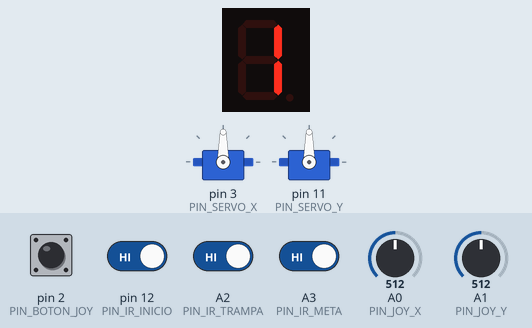
Simulated run of this sketch. Board: Arduino Uno, built with avr-gcc and run on an emulated ATmega328P. On the bench: 1-digit seven-segment display, 2 × servo. Wiring (inferred from the names in the program): 1-digit 7-segment display, segments lit when HIGH: segments pin 4, pin 5, pin 6, pin 7, pin 8, pin 9, pin 10. Inputs (shaded band) come from the test bench; at power-on: A2 (PIN_IR_TRAMPA), A3 (PIN_IR_META), pin 2 (PIN_BOTON_JOY), pin 12 (PIN_IR_INICIO) HIGH, A0 (PIN_JOY_X) = 512, A1 (PIN_JOY_Y) = 512. The segment pins are drawn as the display they are named for.

Above: at 1.2 s.
1.3 s: A0 (PIN_JOY_X) set to 12
At 2.7 s:
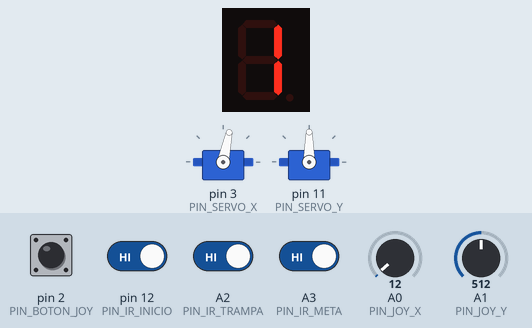
3.0 s: A1 (PIN_JOY_Y) set to 1023
At 4.5 s:
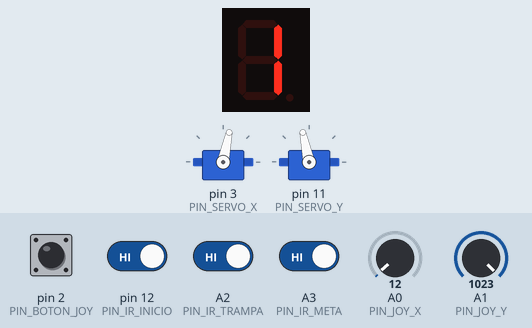
5.6 s: A0 (PIN_JOY_X) set to 900
At 8.0 s:
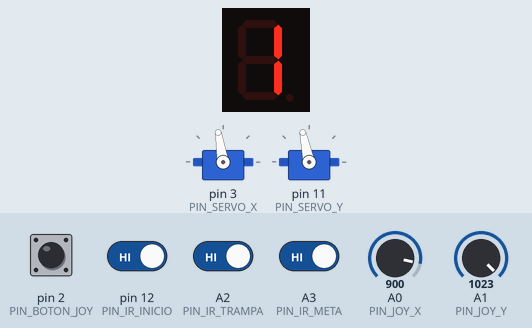
8.3 s: pin 2 (PIN_BOTON_JOY) pulled LOW for 0.15 s
At 10.2 s:
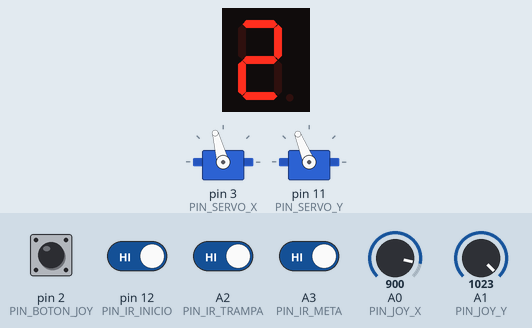
10.9 s: A1 (PIN_JOY_Y) set to 716
At 12.3 s:
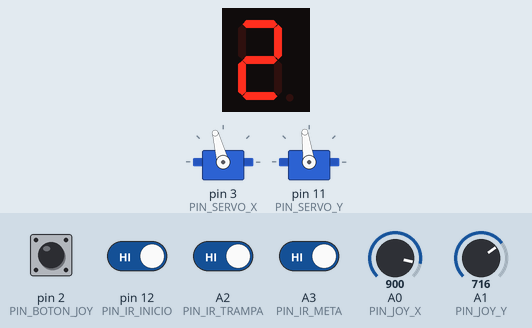
12.6 s: A1 (PIN_JOY_Y) set to 240
At 14.0 s:
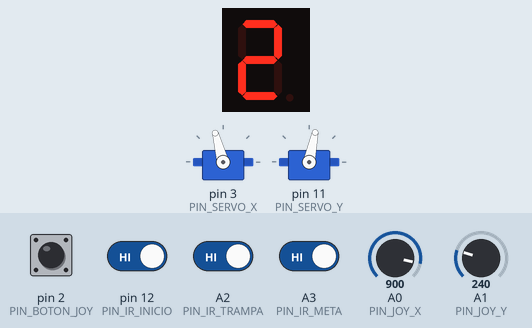
Timing chart, 0 to 15.3 s (numbered marks = the images above; inputs shaded):
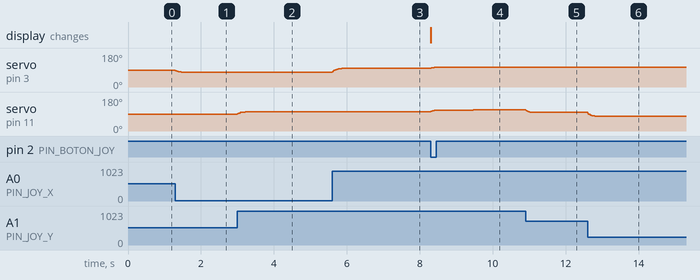

Measured:
- after the input at 1.3 s, servo on pin 3 (PIN_SERVO_X): 90° → 79° at once, → 78° 0.22 s later
- after the input at 3.0 s, servo on pin 11 (PIN_SERVO_Y): 90° → 100° at once, → 101° 0.22 s later, → 102° 0.96 s later
- after the input at 5.6 s, servo on pin 3 (PIN_SERVO_X): moves from 78° to 99° over 1.2 s, starting at once
- after the input at 8.3 s, servo on pin 3 (PIN_SERVO_X): 99° → 105° at once; servo on pin 11 (PIN_SERVO_Y): 102° → 111° at once, → 112° 1.2 s later; the display: changes at once (image 4)
- after the input at 10.9 s, servo on pin 11 (PIN_SERVO_Y): 112° → 99° at once, → 98° 0.22 s later
- after the input at 12.6 s, servo on pin 11 (PIN_SERVO_Y): 98° → 79° at once, → 78° 0.26 s later

The sketch:

ARDUINO2_SERVOS_JOYSTICK_INFRA.ino
```cpp
// LIBRERIAS PARA I2C Y SERVOMOTORES
#include <Wire.h>
#include <Servo.h>

// DIRECCIONES DEL BUS I2C
const byte MI_DIR = 2;
const byte DIR_MAESTRO = 1;

// PINES DE LOS SERVOMOTORES
const byte PIN_SERVO_X = 3;
const byte PIN_SERVO_Y = 11;

// PINES DEL JOYSTICK ANALOGICO
const byte PIN_JOY_X = A0;
const byte PIN_JOY_Y = A1;
const byte PIN_BOTON_JOY = 2;

// PINES DE LOS 3 SENSORES INFRARROJOS FC-51
const byte PIN_IR_INICIO = 12;
const byte PIN_IR_TRAMPA = A2;
const byte PIN_IR_META = A3;

// PINES DEL DISPLAY DE 7 SEGMENTOS DE A2
const byte SEG[7] = {4, 5, 6, 7, 8, 9, 10};
const byte DIG[10] = {0x3F, 0x06, 0x5B, 0x4F, 0x66, 0x6D, 0x7D, 0x07, 0x7F, 0x6F};

// OBJETOS PARA CONTROLAR LOS DOS SERVOS
Servo servoX;
Servo servoY;

// ANGULOS CENTRALES Y RANGO INICIAL DE INCLINACION
const int CENTRO_X = 90;
const int CENTRO_Y = 90;
int rangoMaximo = 12;
int modoSensibilidad = 1;

// VARIABLES PARA EL SUAVIZADO EXPONENCIAL DE LOS SERVOS
float anguloActualX = 90.0;
float anguloActualY = 90.0;

// VARIABLES DE TIEMPO Y ESTADO ANTERIOR DE SENSORES
unsigned long tAnteriorServos = 0;
unsigned long tDebounceSensores = 0;
unsigned long tPresionBoton = 0;
bool botonAnterior = false;
bool irInicioAnt = HIGH;
bool irTrampaAnt = HIGH;
bool irMetaAnt = HIGH;

// FUNCION QUE MUESTRA LA VELOCIDAD ACTUAL EN EL DISPLAY DE A2
void mostrarDisplay(int n) {
  for (int i = 0; i < 7; i++) {
    digitalWrite(SEG[i], bitRead(DIG[n], i));
  }
}

// FUNCION QUE ENVIA EL EVENTO DEL SENSOR AL ARDUINO MAESTRO
void enviarEvento(char c) {
  Wire.beginTransmission(DIR_MAESTRO);
  Wire.write(c);
  Wire.endTransmission();
}

void setup() {
  // INICIAR BUS I2C CON DIRECCION 2
  Wire.begin(MI_DIR);

  // CONFIGURAR PINES DEL DISPLAY COMO SALIDAS
  for (int i = 0; i < 7; i++) {
    pinMode(SEG[i], OUTPUT);
  }

  // CONFIGURAR BOTON DEL JOYSTICK Y SENSORES IR CON PULLUP
  pinMode(PIN_BOTON_JOY, INPUT_PULLUP);
  pinMode(PIN_IR_INICIO, INPUT_PULLUP);
  pinMode(PIN_IR_TRAMPA, INPUT_PULLUP);
  pinMode(PIN_IR_META, INPUT_PULLUP);

  // CONECTAR Y CENTRAR SERVOS A 90 GRADOS
  servoX.attach(PIN_SERVO_X);
  servoY.attach(PIN_SERVO_Y);
  servoX.write(CENTRO_X);
  servoY.write(CENTRO_Y);

  // MOSTRAR VELOCIDAD 1 AL ARRANCAR
  mostrarDisplay(modoSensibilidad);
}

void loop() {
  // 1. ACTUALIZAR SERVOMOTORES CADA 20 MILISEGUNDOS
  if (millis() - tAnteriorServos >= 20) {
    tAnteriorServos = millis();

    // LEER POSICION X E Y DEL JOYSTICK
    int lecturaX = analogRead(PIN_JOY_X);
    int lecturaY = analogRead(PIN_JOY_Y);

    // MAPEAR LECTURA AL RANGO DE GRADOS SELECCIONADO
    int metaX = map(lecturaX, 0, 1023, CENTRO_X - rangoMaximo, CENTRO_X + rangoMaximo);
    int metaY = map(lecturaY, 0, 1023, CENTRO_Y - rangoMaximo, CENTRO_Y + rangoMaximo);

    // SUAVIZAR EL MOVIMIENTO PARA EVITAR LATIGAZOS
    anguloActualX = (anguloActualX * 0.80) + (metaX * 0.20);
    anguloActualY = (anguloActualY * 0.80) + (metaY * 0.20);

    // MOVER SERVOS A LA POSICION FILTRADA
    servoX.write((int)anguloActualX);
    servoY.write((int)anguloActualY);
  }

  // 2. CAMBIAR VELOCIDAD CON EL BOTON DEL JOYSTICK SIN REINICIAR PARTIDA
  bool botonPresionado = (digitalRead(PIN_BOTON_JOY) == LOW);
  if (botonPresionado && !botonAnterior && millis() - tPresionBoton > 250) {
    tPresionBoton = millis();

    // ALTERNAR ENTRE VELOCIDAD 1 (12 GRADOS) Y VELOCIDAD 2 (22 GRADOS)
    if (modoSensibilidad == 1) {
      modoSensibilidad = 2;
      rangoMaximo = 22;
    } else {
      modoSensibilidad = 1;
      rangoMaximo = 12;
    }
    mostrarDisplay(modoSensibilidad);
  }
  botonAnterior = botonPresionado;

  // 3. MONITOREAR LOS 3 SENSORES INFRARROJOS
  if (millis() - tDebounceSensores >= 150) {
    bool actInicio = digitalRead(PIN_IR_INICIO);
    bool actTrampa = digitalRead(PIN_IR_TRAMPA);
    bool actMeta = digitalRead(PIN_IR_META);

    // AVISAR SI EL BALIN PASO POR INICIO
    if (actInicio == LOW && irInicioAnt == HIGH) {
      enviarEvento('I');
      tDebounceSensores = millis();
    }

    // AVISAR SI EL BALIN CAYO EN TRAMPA
    if (actTrampa == LOW && irTrampaAnt == HIGH) {
      enviarEvento('T');
      tDebounceSensores = millis();
    }

    // AVISAR SI EL BALIN LLEGO A LA META
    if (actMeta == LOW && irMetaAnt == HIGH) {
      enviarEvento('M');
      tDebounceSensores = millis();
    }

    irInicioAnt = actInicio;
    irTrampaAnt = actTrampa;
    irMetaAnt = actMeta;
  }
}
```
